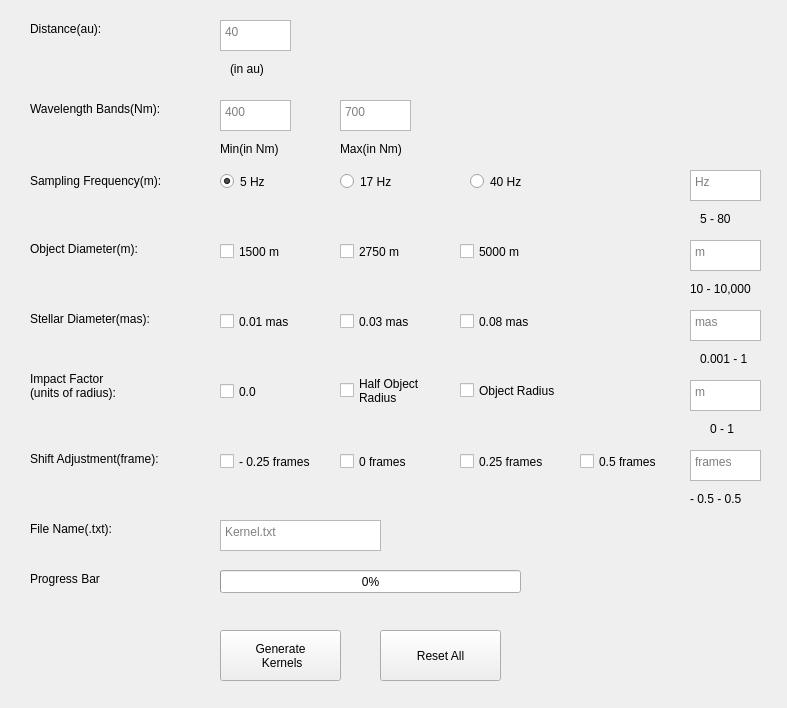
<?xml version="1.0" encoding="UTF-8"?>
<ui version="4.0">
 <class>MainWindow</class>
 <widget class="QMainWindow" name="MainWindow">
  <property name="geometry">
   <rect>
    <x>0</x>
    <y>0</y>
    <width>787</width>
    <height>708</height>
   </rect>
  </property>
  <property name="windowTitle">
   <string>Kernel Generator GUI</string>
  </property>
  <widget class="QWidget" name="centralwidget">
   <widget class="QLabel" name="label">
    <property name="geometry">
     <rect>
      <x>30</x>
      <y>170</y>
      <width>171</width>
      <height>21</height>
     </rect>
    </property>
    <property name="text">
     <string>Sampling Frequency(m):</string>
    </property>
    <property name="scaledContents">
     <bool>false</bool>
    </property>
   </widget>
   <widget class="QRadioButton" name="radioButton_freq_5">
    <property name="geometry">
     <rect>
      <x>220</x>
      <y>170</y>
      <width>51</width>
      <height>23</height>
     </rect>
    </property>
    <property name="text">
     <string>5 Hz</string>
    </property>
    <property name="checked">
     <bool>true</bool>
    </property>
   </widget>
   <widget class="QRadioButton" name="radioButton_freq_17">
    <property name="geometry">
     <rect>
      <x>340</x>
      <y>170</y>
      <width>71</width>
      <height>23</height>
     </rect>
    </property>
    <property name="text">
     <string>17 Hz</string>
    </property>
   </widget>
   <widget class="QRadioButton" name="radioButton_freq_40">
    <property name="geometry">
     <rect>
      <x>470</x>
      <y>170</y>
      <width>71</width>
      <height>23</height>
     </rect>
    </property>
    <property name="text">
     <string>40 Hz</string>
    </property>
   </widget>
   <widget class="QLabel" name="label_2">
    <property name="geometry">
     <rect>
      <x>30</x>
      <y>100</y>
      <width>161</width>
      <height>17</height>
     </rect>
    </property>
    <property name="text">
     <string>Wavelength Bands(Nm):</string>
    </property>
   </widget>
   <widget class="QPlainTextEdit" name="lumination_edit_min">
    <property name="geometry">
     <rect>
      <x>220</x>
      <y>100</y>
      <width>71</width>
      <height>31</height>
     </rect>
    </property>
    <property name="inputMethodHints">
     <set>Qt::ImhDigitsOnly</set>
    </property>
    <property name="placeholderText">
     <string>400</string>
    </property>
   </widget>
   <widget class="QLabel" name="label_3">
    <property name="geometry">
     <rect>
      <x>220</x>
      <y>140</y>
      <width>81</width>
      <height>17</height>
     </rect>
    </property>
    <property name="text">
     <string>Min(in Nm)</string>
    </property>
   </widget>
   <widget class="QLabel" name="label_4">
    <property name="geometry">
     <rect>
      <x>340</x>
      <y>140</y>
      <width>81</width>
      <height>17</height>
     </rect>
    </property>
    <property name="text">
     <string>Max(in Nm)</string>
    </property>
   </widget>
   <widget class="QPlainTextEdit" name="lumination_edit_max">
    <property name="geometry">
     <rect>
      <x>340</x>
      <y>100</y>
      <width>71</width>
      <height>31</height>
     </rect>
    </property>
    <property name="inputMethodHints">
     <set>Qt::ImhDigitsOnly</set>
    </property>
    <property name="lineWrapMode">
     <enum>QPlainTextEdit::WidgetWidth</enum>
    </property>
    <property name="centerOnScroll">
     <bool>false</bool>
    </property>
    <property name="placeholderText">
     <string>700</string>
    </property>
   </widget>
   <widget class="QLabel" name="label_5">
    <property name="geometry">
     <rect>
      <x>30</x>
      <y>240</y>
      <width>151</width>
      <height>17</height>
     </rect>
    </property>
    <property name="text">
     <string>Object Diameter(m):</string>
    </property>
   </widget>
   <widget class="QCheckBox" name="checkBox_object_1500">
    <property name="geometry">
     <rect>
      <x>220</x>
      <y>240</y>
      <width>71</width>
      <height>23</height>
     </rect>
    </property>
    <property name="text">
     <string>1500 m</string>
    </property>
   </widget>
   <widget class="QCheckBox" name="checkBox_object_2750">
    <property name="geometry">
     <rect>
      <x>340</x>
      <y>240</y>
      <width>71</width>
      <height>23</height>
     </rect>
    </property>
    <property name="text">
     <string>2750 m</string>
    </property>
   </widget>
   <widget class="QCheckBox" name="checkBox_object_5000">
    <property name="geometry">
     <rect>
      <x>460</x>
      <y>240</y>
      <width>71</width>
      <height>23</height>
     </rect>
    </property>
    <property name="text">
     <string>5000 m</string>
    </property>
   </widget>
   <widget class="QCheckBox" name="checkBox_stellar_8">
    <property name="geometry">
     <rect>
      <x>460</x>
      <y>310</y>
      <width>81</width>
      <height>23</height>
     </rect>
    </property>
    <property name="text">
     <string>0.08 mas</string>
    </property>
   </widget>
   <widget class="QCheckBox" name="checkBox_stellar_1">
    <property name="geometry">
     <rect>
      <x>220</x>
      <y>310</y>
      <width>81</width>
      <height>23</height>
     </rect>
    </property>
    <property name="text">
     <string>0.01 mas</string>
    </property>
   </widget>
   <widget class="QCheckBox" name="checkBox_stellar_3">
    <property name="geometry">
     <rect>
      <x>340</x>
      <y>310</y>
      <width>81</width>
      <height>23</height>
     </rect>
    </property>
    <property name="text">
     <string>0.03 mas</string>
    </property>
   </widget>
   <widget class="QLabel" name="label_6">
    <property name="geometry">
     <rect>
      <x>30</x>
      <y>310</y>
      <width>151</width>
      <height>17</height>
     </rect>
    </property>
    <property name="text">
     <string>Stellar Diameter(mas):</string>
    </property>
   </widget>
   <widget class="QLabel" name="label_7">
    <property name="geometry">
     <rect>
      <x>30</x>
      <y>370</y>
      <width>151</width>
      <height>31</height>
     </rect>
    </property>
    <property name="text">
     <string>Impact Factor 
(units of radius):</string>
    </property>
   </widget>
   <widget class="QCheckBox" name="checkBox_impact_0">
    <property name="geometry">
     <rect>
      <x>220</x>
      <y>380</y>
      <width>51</width>
      <height>23</height>
     </rect>
    </property>
    <property name="text">
     <string>0.0</string>
    </property>
   </widget>
   <widget class="QCheckBox" name="checkBox_impact_half_radius">
    <property name="geometry">
     <rect>
      <x>340</x>
      <y>370</y>
      <width>101</width>
      <height>41</height>
     </rect>
    </property>
    <property name="text">
     <string>Half Object 
Radius</string>
    </property>
   </widget>
   <widget class="QCheckBox" name="checkBox_impact_radius">
    <property name="geometry">
     <rect>
      <x>460</x>
      <y>360</y>
      <width>121</width>
      <height>61</height>
     </rect>
    </property>
    <property name="text">
     <string>Object Radius</string>
    </property>
   </widget>
   <widget class="QCheckBox" name="checkBox_shift_25">
    <property name="geometry">
     <rect>
      <x>460</x>
      <y>450</y>
      <width>111</width>
      <height>23</height>
     </rect>
    </property>
    <property name="text">
     <string>0.25 frames</string>
    </property>
   </widget>
   <widget class="QCheckBox" name="checkBox_shift_negative_25">
    <property name="geometry">
     <rect>
      <x>220</x>
      <y>450</y>
      <width>111</width>
      <height>23</height>
     </rect>
    </property>
    <property name="text">
     <string>- 0.25 frames</string>
    </property>
   </widget>
   <widget class="QCheckBox" name="checkBox_shift_0">
    <property name="geometry">
     <rect>
      <x>340</x>
      <y>450</y>
      <width>91</width>
      <height>23</height>
     </rect>
    </property>
    <property name="text">
     <string>0 frames</string>
    </property>
   </widget>
   <widget class="QLabel" name="label_8">
    <property name="geometry">
     <rect>
      <x>30</x>
      <y>450</y>
      <width>171</width>
      <height>17</height>
     </rect>
    </property>
    <property name="text">
     <string>Shift Adjustment(frame):</string>
    </property>
   </widget>
   <widget class="QCheckBox" name="checkBox_shift_5">
    <property name="geometry">
     <rect>
      <x>580</x>
      <y>450</y>
      <width>101</width>
      <height>23</height>
     </rect>
    </property>
    <property name="text">
     <string>0.5 frames</string>
    </property>
   </widget>
   <widget class="QLabel" name="label_9">
    <property name="geometry">
     <rect>
      <x>30</x>
      <y>20</y>
      <width>121</width>
      <height>17</height>
     </rect>
    </property>
    <property name="text">
     <string>Distance(au):</string>
    </property>
   </widget>
   <widget class="QLabel" name="label_10">
    <property name="geometry">
     <rect>
      <x>230</x>
      <y>60</y>
      <width>41</width>
      <height>17</height>
     </rect>
    </property>
    <property name="text">
     <string>(in au)</string>
    </property>
   </widget>
   <widget class="QPlainTextEdit" name="distance_edit">
    <property name="geometry">
     <rect>
      <x>220</x>
      <y>20</y>
      <width>71</width>
      <height>31</height>
     </rect>
    </property>
    <property name="inputMethodHints">
     <set>Qt::ImhDigitsOnly</set>
    </property>
    <property name="placeholderText">
     <string>40</string>
    </property>
   </widget>
   <widget class="QLabel" name="label_11">
    <property name="geometry">
     <rect>
      <x>30</x>
      <y>520</y>
      <width>121</width>
      <height>17</height>
     </rect>
    </property>
    <property name="text">
     <string>File Name(.txt):</string>
    </property>
   </widget>
   <widget class="QPlainTextEdit" name="file_name_edit">
    <property name="geometry">
     <rect>
      <x>220</x>
      <y>520</y>
      <width>161</width>
      <height>31</height>
     </rect>
    </property>
    <property name="inputMethodHints">
     <set>Qt::ImhMultiLine</set>
    </property>
    <property name="verticalScrollBarPolicy">
     <enum>Qt::ScrollBarAlwaysOff</enum>
    </property>
    <property name="placeholderText">
     <string>Kernel.txt</string>
    </property>
   </widget>
   <widget class="QPushButton" name="pushButton_generate_kernels">
    <property name="geometry">
     <rect>
      <x>220</x>
      <y>630</y>
      <width>121</width>
      <height>51</height>
     </rect>
    </property>
    <property name="text">
     <string>Generate 
 Kernels</string>
    </property>
   </widget>
   <widget class="QPushButton" name="pushButton_reset">
    <property name="geometry">
     <rect>
      <x>380</x>
      <y>630</y>
      <width>121</width>
      <height>51</height>
     </rect>
    </property>
    <property name="text">
     <string>Reset All</string>
    </property>
   </widget>
   <widget class="QProgressBar" name="progressBar">
    <property name="geometry">
     <rect>
      <x>220</x>
      <y>570</y>
      <width>301</width>
      <height>23</height>
     </rect>
    </property>
    <property name="value">
     <number>0</number>
    </property>
   </widget>
   <widget class="QLabel" name="label_12">
    <property name="geometry">
     <rect>
      <x>30</x>
      <y>570</y>
      <width>121</width>
      <height>17</height>
     </rect>
    </property>
    <property name="text">
     <string>Progress Bar</string>
    </property>
   </widget>
   <widget class="QLabel" name="progress_Label">
    <property name="geometry">
     <rect>
      <x>530</x>
      <y>570</y>
      <width>41</width>
      <height>17</height>
     </rect>
    </property>
    <property name="inputMethodHints">
     <set>Qt::ImhMultiLine</set>
    </property>
    <property name="text">
     <string/>
    </property>
   </widget>
   <widget class="QPlainTextEdit" name="edit_shift_adjustment">
    <property name="geometry">
     <rect>
      <x>690</x>
      <y>450</y>
      <width>71</width>
      <height>31</height>
     </rect>
    </property>
    <property name="inputMethodHints">
     <set>Qt::ImhMultiLine</set>
    </property>
    <property name="verticalScrollBarPolicy">
     <enum>Qt::ScrollBarAlwaysOff</enum>
    </property>
    <property name="placeholderText">
     <string>frames</string>
    </property>
   </widget>
   <widget class="QPlainTextEdit" name="edit_impact_factor">
    <property name="geometry">
     <rect>
      <x>690</x>
      <y>380</y>
      <width>71</width>
      <height>31</height>
     </rect>
    </property>
    <property name="inputMethodHints">
     <set>Qt::ImhMultiLine</set>
    </property>
    <property name="verticalScrollBarPolicy">
     <enum>Qt::ScrollBarAlwaysOff</enum>
    </property>
    <property name="placeholderText">
     <string>m</string>
    </property>
   </widget>
   <widget class="QPlainTextEdit" name="edit_stellar_diameter">
    <property name="geometry">
     <rect>
      <x>690</x>
      <y>310</y>
      <width>71</width>
      <height>31</height>
     </rect>
    </property>
    <property name="inputMethodHints">
     <set>Qt::ImhMultiLine</set>
    </property>
    <property name="verticalScrollBarPolicy">
     <enum>Qt::ScrollBarAlwaysOff</enum>
    </property>
    <property name="placeholderText">
     <string>mas</string>
    </property>
   </widget>
   <widget class="QPlainTextEdit" name="edit_object_diameter">
    <property name="geometry">
     <rect>
      <x>690</x>
      <y>240</y>
      <width>71</width>
      <height>31</height>
     </rect>
    </property>
    <property name="inputMethodHints">
     <set>Qt::ImhMultiLine</set>
    </property>
    <property name="verticalScrollBarPolicy">
     <enum>Qt::ScrollBarAlwaysOff</enum>
    </property>
    <property name="placeholderText">
     <string>m</string>
    </property>
   </widget>
   <widget class="QPlainTextEdit" name="edit_frequency">
    <property name="geometry">
     <rect>
      <x>690</x>
      <y>170</y>
      <width>71</width>
      <height>31</height>
     </rect>
    </property>
    <property name="inputMethodHints">
     <set>Qt::ImhMultiLine</set>
    </property>
    <property name="verticalScrollBarPolicy">
     <enum>Qt::ScrollBarAlwaysOff</enum>
    </property>
    <property name="placeholderText">
     <string>Hz</string>
    </property>
   </widget>
   <widget class="QLabel" name="label_13">
    <property name="geometry">
     <rect>
      <x>690</x>
      <y>490</y>
      <width>61</width>
      <height>17</height>
     </rect>
    </property>
    <property name="text">
     <string>- 0.5 - 0.5</string>
    </property>
   </widget>
   <widget class="QLabel" name="label_14">
    <property name="geometry">
     <rect>
      <x>710</x>
      <y>420</y>
      <width>31</width>
      <height>17</height>
     </rect>
    </property>
    <property name="text">
     <string>0 - 1</string>
    </property>
   </widget>
   <widget class="QLabel" name="label_15">
    <property name="geometry">
     <rect>
      <x>700</x>
      <y>350</y>
      <width>61</width>
      <height>17</height>
     </rect>
    </property>
    <property name="text">
     <string>0.001 - 1</string>
    </property>
   </widget>
   <widget class="QLabel" name="label_16">
    <property name="geometry">
     <rect>
      <x>690</x>
      <y>280</y>
      <width>81</width>
      <height>17</height>
     </rect>
    </property>
    <property name="text">
     <string>10 - 10,000</string>
    </property>
   </widget>
   <widget class="QLabel" name="label_17">
    <property name="geometry">
     <rect>
      <x>700</x>
      <y>210</y>
      <width>41</width>
      <height>17</height>
     </rect>
    </property>
    <property name="text">
     <string>5 - 80</string>
    </property>
   </widget>
  </widget>
 </widget>
 <resources/>
 <connections/>
</ui>
